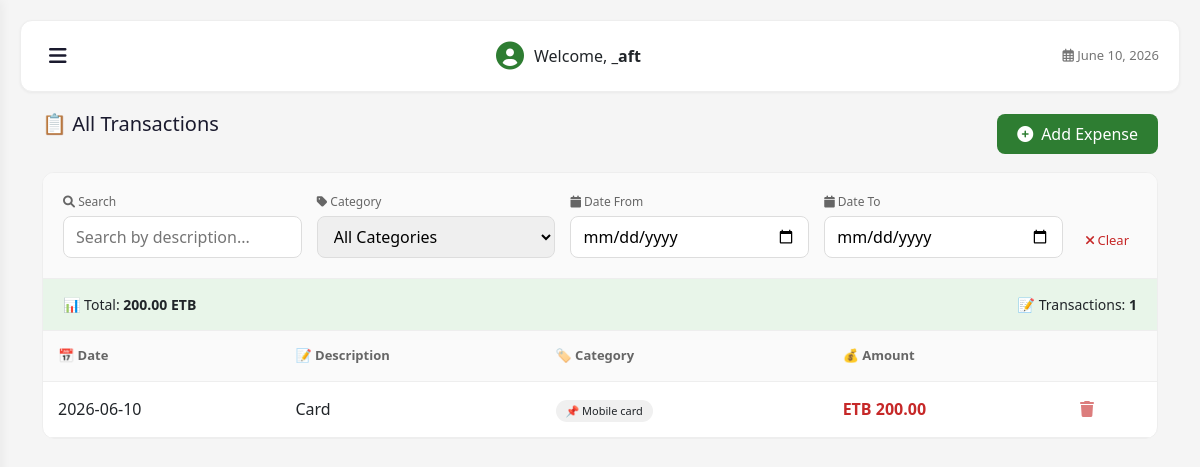
Page /transactions (signed in) on the committed database.
### app.py (models this page shows, shortened)
class Expense(db.Model):
    id = db.Column(db.Integer, primary_key=True)
    user_id = db.Column(db.Integer, db.ForeignKey('user.id'), nullable=False)
    amount = db.Column(db.Float, nullable=False)
    category = db.Column(db.String(50))
    description = db.Column(db.String(200))
    date = db.Column(db.String(20))

### app.py (the view)
@app.route('/transactions')
@login_required
def view_transactions():
    expenses = Expense.query.filter_by(user_id=session['user_id']).order_by(Expense.id.desc()).all()
    categories = list(set([e.category for e in expenses]))
    return render_template('transactions.html', expenses=expenses, category_labels=categories)

### app.py (called while the page is built)
@app.after_request
def set_csrf_cookie(response):
    response.set_cookie('csrf_token', generate_csrf())
    return response

@app.before_request
def before_request():
    if request.headers.get('X-Forwarded-Proto') == 'http':
        url = request.url.replace('http://', 'https://', 1)
        return redirect(url, 301)

def login_required(f):
    @wraps(f)
    def decorated_function(*args, **kwargs):
        if 'user_id' not in session:
            flash('Please login to access this page.', 'warning')
            return redirect(url_for('login'))
        return f(*args, **kwargs)
    return decorated_function

@app.after_request
def add_security_headers(response):
    response.headers['X-Content-Type-Options'] = 'nosniff'
    response.headers['X-Frame-Options'] = 'SAMEORIGIN'
    response.headers['X-XSS-Protection'] = '1; mode=block'
    response.headers['Referrer-Policy'] = 'strict-origin-when-cross-origin'
    response.headers['Strict-Transport-Security'] = 'max-age=31536000; includeSubDomains'
    response.headers['Cache-Control'] = 'no-store, no-cache, must-revalidate, max-age=0'
    response.headers['Pragma'] = 'no-cache'
    response.headers['Expires'] = '0'
    return response

@app.context_processor
def inject_now():
    return {'now': datetime.now()}

@app.context_processor
def inject_csrf():
    from flask_wtf.csrf import generate_csrf
    return dict(csrf_token=generate_csrf)

@app.context_processor
def utility_processor():
    return {
        'get_auto_category': get_auto_category,
        'get_smart_category': get_smart_category
    }

### templates/transactions.html (shortened to what this page needs)
{% extends "base.html" %}
{% block content %}
<div class="container">
    <div class="d-flex justify-content-between align-items-center mb-3">
        <h2> 📋 All Transactions</h2>
        <button class="add-expense-btn" id="addExpenseBtn">
            <i class="fas fa-plus-circle"></i> Add Expense
        </button>
    </div>
    <div class="transactions-container">
        <div class="search-filter-bar">
            <div class="filter-group">
                <label><i class="fas fa-search"></i> Search</label>
                <input type="text" id="searchInput" placeholder="Search by description..." onkeyup="filterTransactions()">
            </div>
            <div class="filter-group">
                <label><i class="fas fa-tag"></i> Category</label>
                <select id="categoryFilter" onchange="filterTransactions()">
                    <option value="all">All Categories</option>
                </select>
            </div>
            <div class="filter-group">
                <label><i class="fas fa-calendar"></i> Date From</label>
                <input type="date" id="dateFrom" onchange="filterTransactions()">
            </div>
            <div class="filter-group">
                <label><i class="fas fa-calendar"></i> Date To</label>
                <input type="date" id="dateTo" onchange="filterTransactions()">
            </div>
            <button class="clear-filter" id="clearFiltersBtn">
                <i class="fas fa-times"></i> Clear
            </button>
        </div>
        <div class="stats-summary" id="statsSummary">
            <span>📊 Total: <strong id="totalAmount">0 ETB</strong></span>
            <span>📝 Transactions: <strong id="transactionCount">0</strong></span>
        </div>
        <div style="overflow-x: auto;">
            <table class="transaction-table" id="transactionsTable">
                <thead>
                    <tr>
                        <th>📅 Date</th>
                        <th>📝 Description</th>
                        <th>🏷️ Category</th>
                        <th>💰 Amount</th>
                        <th></th>
                    </tr>
                </thead>
                <tbody id="transactionsBody">
                    {% for expense in expenses %}
                    <tr data-category="{{ expense.category }}" data-date="{{ expense.date }}" data-description="{{ expense.description|lower }}" data-id="{{ expense.id }}">
                        <td>{{ expense.date }}</td>
                        <td>{{ expense.description }}</td>
                        <td>
                            <span class="category-badge">
                                {% if expense.category == 'Food' %}🥘
                                {% elif expense.category == 'Transport' %}🚗
                                {% elif expense.category == 'Utilities' %}💡
                                {% elif expense.category == 'Shopping' %}🛍️
                                {% elif expense.category == 'Healthcare' %}🏥
                                {% elif expense.category == 'Education' %}📚
                                {% else %}📌
                                {% endif %}
                                {{ expense.category }}
                            </span>
                        </td>
                        <td class="amount-negative">ETB {{ "%.2f"|format(expense.amount) }}</td>
                        <td>
                            <button class="delete-btn" data-id="{{ expense.id }}" title="Delete">
                                <i class="fas fa-trash"></i>
                            </button>
                        </td>
                    </tr>
                    {% endfor %}
                </tbody>
            </table>
        </div>
    </div>
</div>
{% endblock %}

### templates/base.html (shortened to what this page needs)
<!DOCTYPE html>
<html lang="en">
<head>
    <link href="https://cdn.jsdelivr.net/npm/bootstrap@5.1.3/dist/css/bootstrap.min.css" rel="stylesheet">
    <link rel="stylesheet" href="https://cdnjs.cloudflare.com/ajax/libs/font-awesome/6.0.0/css/all.min.css">
</head>
<body>
    <div class="main-content" id="mainContent">
        <div class="top-bar">
            <button class="menu-btn" id="menuBtn">
                <i class="fas fa-bars"></i>
            </button>
            <div class="user-info">
                <i class="fas fa-user-circle"></i>
                <span>Welcome, <strong>{{ session.get('username', 'User') }}</strong></span>
            </div>
            <div class="date-info">
                <i class="far fa-calendar-alt"></i>
                <span>{{ now.strftime('%B %d, %Y') if now else '' }}</span>
            </div>
        </div>
        {% block content %}{% endblock %}
    </div>
</body>
</html>

### templates/base.html (style rules this page uses)
:root { --green: #2e7d32; --yellow: #f9a825; --red: #c62828; --dark: #1a1a2e; --light: #f5f5f5; --gray: #757575; }
* { margin: 0; padding: 0; box-sizing: border-box; }
body { font-family: 'Segoe UI', Tahoma, Geneva, Verdana, sans-serif; background: var(--light); overflow-x: hidden; }
.main-content { margin-left: 0; padding: 20px; min-height: 100vh; transition: margin-left 0.3s ease; }
.top-bar { background: white; padding: 12px 20px; border-radius: 12px; margin-bottom: 20px; display: flex; justify-content: space-between; align-items: center; box-shadow: 0 1px 3px rgba(0,0,0,0.05); border: 1px solid #eee; }
.menu-btn { background: none; border: none; font-size: 20px; cursor: pointer; color: var(--dark); padding: 8px; border-radius: 8px; transition: background 0.2s; }
.user-info { display: flex; align-items: center; gap: 10px; }
.user-info i { font-size: 28px; color: var(--green); }
.date-info { color: var(--gray); font-size: 13px; }
.category-badge { background: #f0f0f0; padding: 3px 10px; border-radius: 20px; font-size: 11px; margin-right: 10px; }
h2 { font-size: 20px; margin-bottom: 20px; color: var(--dark); }

### templates/transactions.html (style rules this page uses)
.transactions-container { background: white; border-radius: 12px; border: 1px solid #eee; overflow: hidden; }
.search-filter-bar { padding: 20px; background: #fafafa; border-bottom: 1px solid #eee; display: flex; flex-wrap: wrap; gap: 15px; align-items: flex-end; }
.filter-group { flex: 1; min-width: 150px; }
.filter-group label { display: block; font-size: 12px; color: #666; margin-bottom: 5px; }
.filter-group input, .filter-group select { width: 100%; padding: 8px 12px; border: 1px solid #ddd; border-radius: 8px; }
.clear-filter { background: none; border: none; color: var(--red); cursor: pointer; font-size: 13px; padding: 8px; }
.stats-summary { padding: 15px 20px; background: #e8f5e9; border-bottom: 1px solid #eee; display: flex; justify-content: space-between; font-size: 14px; }
.transaction-table { width: 100%; border-collapse: collapse; }
.transaction-table th, .transaction-table td { padding: 15px; text-align: left; border-bottom: 1px solid #eee; }
.transaction-table th { background: #fafafa; font-weight: 600; font-size: 13px; color: #666; }
.category-badge { display: inline-block; padding: 3px 10px; border-radius: 20px; font-size: 11px; background: #f0f0f0; }
.amount-negative { color: var(--red); font-weight: 600; }
.delete-btn { background: none; border: none; color: var(--red); cursor: pointer; font-size: 16px; opacity: 0.6; }
.add-expense-btn { background: var(--green); color: white; border: none; padding: 8px 20px; border-radius: 8px; cursor: pointer; display: flex; align-items: center; gap: 8px; }

### rows in the picture
Expense: date "June 10, 2026", date "2026-06-10", description "Card", category "Mobile card", amount "200.00"

### other values in the picture
{{ session.get('username', 'User') }} "_aft"
